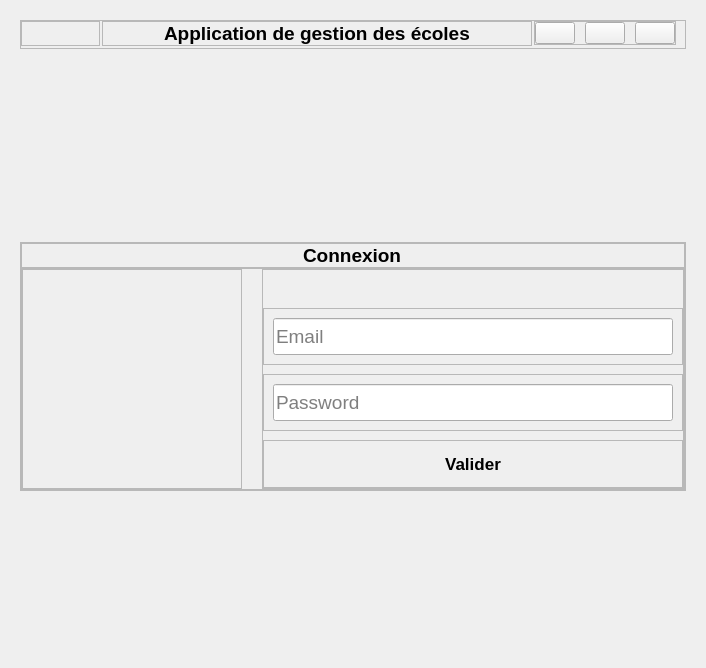
      <widget class="QWidget" name="connexion_page">
       <layout class="QVBoxLayout" name="verticalLayout_2">
        <item>
         <widget class="QWidget" name="header_connexion" native="true">
          <layout class="QHBoxLayout" name="horizontalLayout">
           <item>
            <widget class="QFrame" name="frame_131">
             <property name="maximumSize">
              <size>
               <width>16777215</width>
               <height>50</height>
              </size>
             </property>
             <property name="frameShape">
              <enum>QFrame::StyledPanel</enum>
             </property>
             <property name="frameShadow">
              <enum>QFrame::Raised</enum>
             </property>
             <layout class="QHBoxLayout" name="horizontalLayout_158">
              <property name="spacing">
               <number>2</number>
              </property>
              <property name="leftMargin">
               <number>0</number>
              </property>
              <property name="topMargin">
               <number>0</number>
              </property>
              <property name="bottomMargin">
               <number>2</number>
              </property>
              <item>
               <widget class="QFrame" name="frame_132">
                <property name="frameShape">
                 <enum>QFrame::StyledPanel</enum>
                </property>
                <property name="frameShadow">
                 <enum>QFrame::Raised</enum>
                </property>
                <layout class="QHBoxLayout" name="horizontalLayout_159">
                 <property name="leftMargin">
                  <number>0</number>
                 </property>
                 <property name="topMargin">
                  <number>0</number>
                 </property>
                 <property name="rightMargin">
                  <number>0</number>
                 </property>
                 <item>
                  <widget class="QLabel" name="label_59">
                   <property name="text">
                    <string/>
                   </property>
                  </widget>
                 </item>
                </layout>
               </widget>
              </item>
              <item>
               <widget class="QFrame" name="frame_133">
                <property name="minimumSize">
                 <size>
                  <width>430</width>
                  <height>0</height>
                 </size>
                </property>
                <property name="frameShape">
                 <enum>QFrame::StyledPanel</enum>
                </property>
                <property name="frameShadow">
                 <enum>QFrame::Raised</enum>
                </property>
                <layout class="QHBoxLayout" name="horizontalLayout_160">
                 <property name="leftMargin">
                  <number>0</number>
                 </property>
                 <property name="topMargin">
                  <number>0</number>
                 </property>
                 <property name="rightMargin">
                  <number>0</number>
                 </property>
                 <property name="bottomMargin">
                  <number>0</number>
                 </property>
                 <item>
                  <widget class="QLabel" name="label_60">
                   <property name="text">
                    <string/>
                   </property>
                  </widget>
                 </item>
                 <item>
                  <widget class="QLabel" name="label_connect_3">
                   <property name="font">
                    <font>
                     <pointsize>14</pointsize>
                     <weight>75</weight>
                     <bold>true</bold>
                    </font>
                   </property>
                   <property name="text">
                    <string>Application de gestion des écoles</string>
                   </property>
                  </widget>
                 </item>
                 <item>
                  <widget class="QLabel" name="label_61">
                   <property name="text">
                    <string/>
                   </property>
                  </widget>
                 </item>
                </layout>
               </widget>
              </item>
              <item alignment="Qt::AlignRight|Qt::AlignVCenter">
               <widget class="QFrame" name="frame_134">
                <property name="frameShape">
                 <enum>QFrame::StyledPanel</enum>
                </property>
                <property name="frameShadow">
                 <enum>QFrame::Raised</enum>
                </property>
                <layout class="QHBoxLayout" name="horizontalLayout_161">
                 <property name="spacing">
                  <number>10</number>
                 </property>
                 <property name="leftMargin">
                  <number>0</number>
                 </property>
                 <property name="topMargin">
                  <number>0</number>
                 </property>
                 <property name="rightMargin">
                  <number>0</number>
                 </property>
                 <property name="bottomMargin">
                  <number>0</number>
                 </property>
                 <item>
                  <widget class="QPushButton" name="min_4">
                   <property name="text">
                    <string/>
                   </property>
                   <property name="icon">
                    <iconset>
                     <normaloff>../../../../../../../../../../../../.designer/assets/icons/icons8-subtract-96.png</normaloff>../../../../../../../../../../../../.designer/assets/icons/icons8-subtract-96.png</iconset>
                   </property>
                   <property name="iconSize">
                    <size>
                     <width>20</width>
                     <height>20</height>
                    </size>
                   </property>
                  </widget>
                 </item>
                 <item>
                  <widget class="QPushButton" name="full_4">
                   <property name="text">
                    <string/>
                   </property>
                   <property name="icon">
                    <iconset>
                     <normaloff>../../../../../../../../../../../../.designer/assets/icons/icons8-full-image-96.png</normaloff>../../../../../../../../../../../../.designer/assets/icons/icons8-full-image-96.png</iconset>
                   </property>
                   <property name="iconSize">
                    <size>
                     <width>20</width>
                     <height>20</height>
                    </size>
                   </property>
                  </widget>
                 </item>
                 <item>
                  <widget class="QPushButton" name="close_4">
                   <property name="text">
                    <string/>
                   </property>
                   <property name="icon">
                    <iconset>
                     <normaloff>../../../../../../../../../../../../.designer/assets/icons/icons8-close-48.png</normaloff>../../../../../../../../../../../../.designer/assets/icons/icons8-close-48.png</iconset>
                   </property>
                   <property name="iconSize">
                    <size>
                     <width>20</width>
                     <height>20</height>
                    </size>
                   </property>
                  </widget>
                 </item>
                </layout>
               </widget>
              </item>
             </layout>
            </widget>
           </item>
          </layout>
         </widget>
        </item>
        <item>
         <spacer name="verticalSpacer">
          <property name="orientation">
           <enum>Qt::Vertical</enum>
          </property>
          <property name="sizeType">
           <enum>QSizePolicy::Expanding</enum>
          </property>
          <property name="sizeHint" stdset="0">
           <size>
            <width>20</width>
            <height>169</height>
           </size>
          </property>
         </spacer>
        </item>
        <item>
         <widget class="QWidget" name="body_connect" native="true">
          <layout class="QVBoxLayout" name="verticalLayout_3">
           <property name="spacing">
            <number>0</number>
           </property>
           <property name="leftMargin">
            <number>0</number>
           </property>
           <property name="topMargin">
            <number>0</number>
           </property>
           <property name="rightMargin">
            <number>0</number>
           </property>
           <property name="bottomMargin">
            <number>0</number>
           </property>
           <item alignment="Qt::AlignHCenter|Qt::AlignVCenter">
            <widget class="QWidget" name="connexion_3" native="true">
             <property name="enabled">
              <bool>true</bool>
             </property>
             <layout class="QHBoxLayout" name="horizontalLayout_151">
              <property name="spacing">
               <number>14</number>
              </property>
              <property name="leftMargin">
               <number>9</number>
              </property>
              <property name="topMargin">
               <number>9</number>
              </property>
              <property name="rightMargin">
               <number>9</number>
              </property>
              <property name="bottomMargin">
               <number>9</number>
              </property>
              <item>
               <widget class="QFrame" name="frame_129">
                <property name="minimumSize">
                 <size>
                  <width>50</width>
                  <height>0</height>
                 </size>
                </property>
                <property name="frameShape">
                 <enum>QFrame::StyledPanel</enum>
                </property>
                <property name="frameShadow">
                 <enum>QFrame::Raised</enum>
                </property>
                <layout class="QVBoxLayout" name="verticalLayout_68">
                 <property name="spacing">
                  <number>0</number>
                 </property>
                 <property name="leftMargin">
                  <number>0</number>
                 </property>
                 <property name="topMargin">
                  <number>0</number>
                 </property>
                 <property name="rightMargin">
                  <number>0</number>
                 </property>
                 <property name="bottomMargin">
                  <number>0</number>
                 </property>
                 <item>
                  <widget class="QFrame" name="title_3">
                   <property name="frameShape">
                    <enum>QFrame::StyledPanel</enum>
                   </property>
                   <property name="frameShadow">
                    <enum>QFrame::Raised</enum>
                   </property>
                   <layout class="QHBoxLayout" name="horizontalLayout_152">
                    <property name="spacing">
                     <number>0</number>
                    </property>
                    <property name="leftMargin">
                     <number>0</number>
                    </property>
                    <property name="topMargin">
                     <number>0</number>
                    </property>
                    <property name="rightMargin">
                     <number>0</number>
                    </property>
                    <property name="bottomMargin">
                     <number>0</number>
                    </property>
                    <item alignment="Qt::AlignHCenter">
                     <widget class="QLabel" name="label_49">
                      <property name="font">
                       <font>
                        <pointsize>14</pointsize>
                        <weight>75</weight>
                        <bold>true</bold>
                       </font>
                      </property>
                      <property name="text">
                       <string>Connexion</string>
                      </property>
                     </widget>
                    </item>
                   </layout>
                  </widget>
                 </item>
                 <item>
                  <widget class="QFrame" name="frame_130">
                   <property name="sizePolicy">
                    <sizepolicy hsizetype="Preferred" vsizetype="Expanding">
                     <horstretch>0</horstretch>
                     <verstretch>0</verstretch>
                    </sizepolicy>
                   </property>
                   <property name="maximumSize">
                    <size>
                     <width>700</width>
                     <height>16777215</height>
                    </size>
                   </property>
                   <property name="frameShape">
                    <enum>QFrame::StyledPanel</enum>
                   </property>
                   <property name="frameShadow">
                    <enum>QFrame::Raised</enum>
                   </property>
                   <layout class="QHBoxLayout" name="horizontalLayout_153">
                    <property name="spacing">
                     <number>20</number>
                    </property>
                    <property name="leftMargin">
                     <number>0</number>
                    </property>
                    <property name="topMargin">
                     <number>0</number>
                    </property>
                    <property name="rightMargin">
                     <number>0</number>
                    </property>
                    <property name="bottomMargin">
                     <number>0</number>
                    </property>
                    <item alignment="Qt::AlignHCenter">
                     <widget class="QFrame" name="image_3">
                      <property name="sizePolicy">
                       <sizepolicy hsizetype="Expanding" vsizetype="Preferred">
                        <horstretch>0</horstretch>
                        <verstretch>0</verstretch>
                       </sizepolicy>
                      </property>
                      <property name="minimumSize">
                       <size>
                        <width>200</width>
                        <height>200</height>
                       </size>
                      </property>
                      <property name="frameShape">
                       <enum>QFrame::StyledPanel</enum>
                      </property>
                      <property name="frameShadow">
                       <enum>QFrame::Raised</enum>
                      </property>
                      <layout class="QHBoxLayout" name="horizontalLayout_154">
                       <property name="leftMargin">
                        <number>0</number>
                       </property>
                       <property name="topMargin">
                        <number>0</number>
                       </property>
                       <property name="rightMargin">
                        <number>0</number>
                       </property>
                       <property name="bottomMargin">
                        <number>0</number>
                       </property>
                       <item alignment="Qt::AlignHCenter|Qt::AlignVCenter">
                        <widget class="QWidget" name="widget_logo" native="true">
                         <layout class="QVBoxLayout" name="verticalLayout_11">
                          <item>
                           <widget class="QLabel" name="logo">
                            <property name="sizePolicy">
                             <sizepolicy hsizetype="Expanding" vsizetype="Preferred">
                              <horstretch>0</horstretch>
                              <verstretch>0</verstretch>
                             </sizepolicy>
                            </property>
                            <property name="minimumSize">
                             <size>
                              <width>200</width>
                              <height>200</height>
                             </size>
                            </property>
                            <property name="maximumSize">
                             <size>
                              <width>66</width>
                              <height>16777215</height>
                             </size>
                            </property>
                            <property name="text">
                             <string/>
                            </property>
                            <property name="scaledContents">
                             <bool>true</bool>
                            </property>
                            <property name="alignment">
                             <set>Qt::AlignCenter</set>
                            </property>
                           </widget>
                          </item>
                         </layout>
                        </widget>
                       </item>
                      </layout>
                     </widget>
                    </item>
                    <item>
                     <widget class="QFrame" name="form_3">
                      <property name="frameShape">
                       <enum>QFrame::StyledPanel</enum>
                      </property>
                      <property name="frameShadow">
                       <enum>QFrame::Raised</enum>
                      </property>
                      <layout class="QVBoxLayout" name="verticalLayout_69">
                       <property name="spacing">
                        <number>9</number>
                       </property>
                       <property name="leftMargin">
                        <number>0</number>
                       </property>
                       <property name="topMargin">
                        <number>0</number>
                       </property>
                       <property name="rightMargin">
                        <number>0</number>
                       </property>
                       <property name="bottomMargin">
                        <number>0</number>
                       </property>
                       <item alignment="Qt::AlignHCenter">
                        <widget class="QLabel" name="error_message">
                         <property name="palette">
                          <palette>
                           <active>
                            <colorrole role="WindowText">
                             <brush brushstyle="SolidPattern">
                              <color alpha="255">
                               <red>247</red>
                               <green>74</green>
                               <blue>74</blue>
                              </color>
                             </brush>
                            </colorrole>
                            <colorrole role="Button">
                             <brush brushstyle="SolidPattern">
                              <color alpha="0">
                               <red>0</red>
                               <green>0</green>
                               <blue>0</blue>
                              </color>
                             </brush>
                            </colorrole>
                            <colorrole role="Text">
                             <brush brushstyle="SolidPattern">
                              <color alpha="255">
                               <red>247</red>
                               <green>74</green>
                               <blue>74</blue>
                              </color>
                             </brush>
                            </colorrole>
                            <colorrole role="ButtonText">
                             <brush brushstyle="SolidPattern">
                              <color alpha="255">
                               <red>247</red>
                               <green>74</green>
                               <blue>74</blue>
                              </color>
                             </brush>
                            </colorrole>
                            <colorrole role="Base">
                             <brush brushstyle="SolidPattern">
                              <color alpha="0">
                               <red>0</red>
                               <green>0</green>
                               <blue>0</blue>
                              </color>
                             </brush>
                            </colorrole>
                            <colorrole role="Window">
                             <brush brushstyle="SolidPattern">
                              <color alpha="0">
                               <red>0</red>
                               <green>0</green>
                               <blue>0</blue>
                              </color>
                             </brush>
                            </colorrole>
                            <colorrole role="PlaceholderText">
                             <brush brushstyle="SolidPattern">
                              <color alpha="255">
                               <red>247</red>
                               <green>74</green>
                               <blue>74</blue>
                              </color>
                             </brush>
                            </colorrole>
                           </active>
                           <inactive>
                            <colorrole role="WindowText">
                             <brush brushstyle="SolidPattern">
                              <color alpha="255">
                               <red>247</red>
                               <green>74</green>
                               <blue>74</blue>
                              </color>
                             </brush>
                            </colorrole>
                            <colorrole role="Button">
                             <brush brushstyle="SolidPattern">
                              <color alpha="0">
                               <red>0</red>
                               <green>0</green>
                               <blue>0</blue>
                              </color>
                             </brush>
                            </colorrole>
                            <colorrole role="Text">
                             <brush brushstyle="SolidPattern">
                              <color alpha="255">
                               <red>247</red>
                               <green>74</green>
                               <blue>74</blue>
                              </color>
                             </brush>
                            </colorrole>
                            <colorrole role="ButtonText">
                             <brush brushstyle="SolidPattern">
                              <color alpha="255">
                               <red>247</red>
                               <green>74</green>
                               <blue>74</blue>
                              </color>
                             </brush>
                            </colorrole>
                            <colorrole role="Base">
                             <brush brushstyle="SolidPattern">
                              <color alpha="0">
                               <red>0</red>
                               <green>0</green>
                               <blue>0</blue>
                              </color>
                             </brush>
                            </colorrole>
                            <colorrole role="Window">
                             <brush brushstyle="SolidPattern">
                              <color alpha="0">
                               <red>0</red>
                               <green>0</green>
                               <blue>0</blue>
                              </color>
                             </brush>
                            </colorrole>
                            <colorrole role="PlaceholderText">
                             <brush brushstyle="SolidPattern">
                              <color alpha="255">
                               <red>247</red>
                               <green>74</green>
                               <blue>74</blue>
                              </color>
                             </brush>
                            </colorrole>
                           </inactive>
                           <disabled>
                            <colorrole role="WindowText">
                             <brush brushstyle="SolidPattern">
                              <color alpha="255">
                               <red>247</red>
                               <green>74</green>
                               <blue>74</blue>
                              </color>
                             </brush>
                            </colorrole>
                            <colorrole role="Button">
                             <brush brushstyle="SolidPattern">
                              <color alpha="0">
                               <red>0</red>
                               <green>0</green>
                               <blue>0</blue>
                              </color>
                             </brush>
                            </colorrole>
                            <colorrole role="Text">
                             <brush brushstyle="SolidPattern">
                              <color alpha="255">
                               <red>247</red>
                               <green>74</green>
                               <blue>74</blue>
                              </color>
                             </brush>
                            </colorrole>
                            <colorrole role="ButtonText">
                             <brush brushstyle="SolidPattern">
                              <color alpha="255">
                               <red>247</red>
                               <green>74</green>
                               <blue>74</blue>
                              </color>
                             </brush>
                            </colorrole>
                            <colorrole role="Base">
                             <brush brushstyle="SolidPattern">
                              <color alpha="0">
                               <red>0</red>
                               <green>0</green>
                               <blue>0</blue>
                              </color>
                             </brush>
                            </colorrole>
                            <colorrole role="Window">
                             <brush brushstyle="SolidPattern">
                              <color alpha="0">
                               <red>0</red>
                               <green>0</green>
                               <blue>0</blue>
                              </color>
                             </brush>
                            </colorrole>
                            <colorrole role="PlaceholderText">
                             <brush brushstyle="SolidPattern">
                              <color alpha="255">
                               <red>247</red>
                               <green>74</green>
                               <blue>74</blue>
                              </color>
                             </brush>
                            </colorrole>
                           </disabled>
                          </palette>
                         </property>
                         <property name="font">
                          <font>
                           <pointsize>14</pointsize>
                           <weight>75</weight>
                           <bold>true</bold>
                          </font>
                         </property>
                         <property name="text">
                          <string/>
                         </property>
                        </widget>
                       </item>
                       <item>
                        <widget class="QFrame" name="frame_user_connexion_3">
                         <property name="frameShape">
                          <enum>QFrame::StyledPanel</enum>
                         </property>
                         <property name="frameShadow">
                          <enum>QFrame::Raised</enum>
                         </property>
                         <layout class="QHBoxLayout" name="horizontalLayout_155">
                          <item>
                           <widget class="QLineEdit" name="email_2">
                            <property name="minimumSize">
                             <size>
                              <width>400</width>
                              <height>37</height>
                             </size>
                            </property>
                            <property name="font">
                             <font>
                              <pointsize>14</pointsize>
                             </font>
                            </property>
                            <property name="text">
                             <string/>
                            </property>
                            <property name="placeholderText">
                             <string>Email</string>
                            </property>
                           </widget>
                          </item>
                         </layout>
                        </widget>
                       </item>
                       <item>
                        <widget class="QFrame" name="frame_password_connect_3">
                         <property name="frameShape">
                          <enum>QFrame::StyledPanel</enum>
                         </property>
                         <property name="frameShadow">
                          <enum>QFrame::Raised</enum>
                         </property>
                         <layout class="QHBoxLayout" name="horizontalLayout_156">
                          <item>
                           <widget class="QLineEdit" name="password_2">
                            <property name="minimumSize">
                             <size>
                              <width>400</width>
                              <height>37</height>
                             </size>
                            </property>
                            <property name="font">
                             <font>
                              <pointsize>14</pointsize>
                             </font>
                            </property>
                            <property name="inputMethodHints">
                             <set>Qt::ImhHiddenText|Qt::ImhNoAutoUppercase|Qt::ImhNoPredictiveText|Qt::ImhSensitiveData</set>
                            </property>
                            <property name="echoMode">
                             <enum>QLineEdit::Password</enum>
                            </property>
                            <property name="cursorPosition">
                             <number>0</number>
                            </property>
                            <property name="placeholderText">
                             <string>Password</string>
                            </property>
                            <property name="cursorMoveStyle">
                             <enum>Qt::VisualMoveStyle</enum>
                            </property>
                           </widget>
                          </item>
                         </layout>
                        </widget>
                       </item>
                       <item>
                        <widget class="QFrame" name="frame_button_3">
                         <property name="frameShape">
                          <enum>QFrame::StyledPanel</enum>
                         </property>
                         <property name="frameShadow">
                          <enum>QFrame::Raised</enum>
                         </property>
                         <layout class="QHBoxLayout" name="horizontalLayout_157">
                          <item>
                           <widget class="QPushButton" name="btn_connexion">
                            <property name="enabled">
                             <bool>true</bool>
                            </property>
                            <property name="font">
                             <font>
                              <pointsize>13</pointsize>
                              <weight>75</weight>
                              <bold>true</bold>
                             </font>
                            </property>
                            <property name="cursor">
                             <cursorShape>PointingHandCursor</cursorShape>
                            </property>
                            <property name="text">
                             <string>Valider</string>
                            </property>
                            <property name="flat">
                             <bool>true</bool>
                            </property>
                           </widget>
                          </item>
                         </layout>
                        </widget>
                       </item>
                      </layout>
                     </widget>
                    </item>
                   </layout>
                  </widget>
                 </item>
                </layout>
               </widget>
              </item>
             </layout>
            </widget>
           </item>
          </layout>
         </widget>
        </item>
        <item>
         <spacer name="verticalSpacer_2">
          <property name="orientation">
           <enum>Qt::Vertical</enum>
          </property>
          <property name="sizeType">
           <enum>QSizePolicy::Expanding</enum>
          </property>
          <property name="sizeHint" stdset="0">
           <size>
            <width>20</width>
            <height>157</height>
           </size>
          </property>
         </spacer>
        </item>
       </layout>
      </widget>
